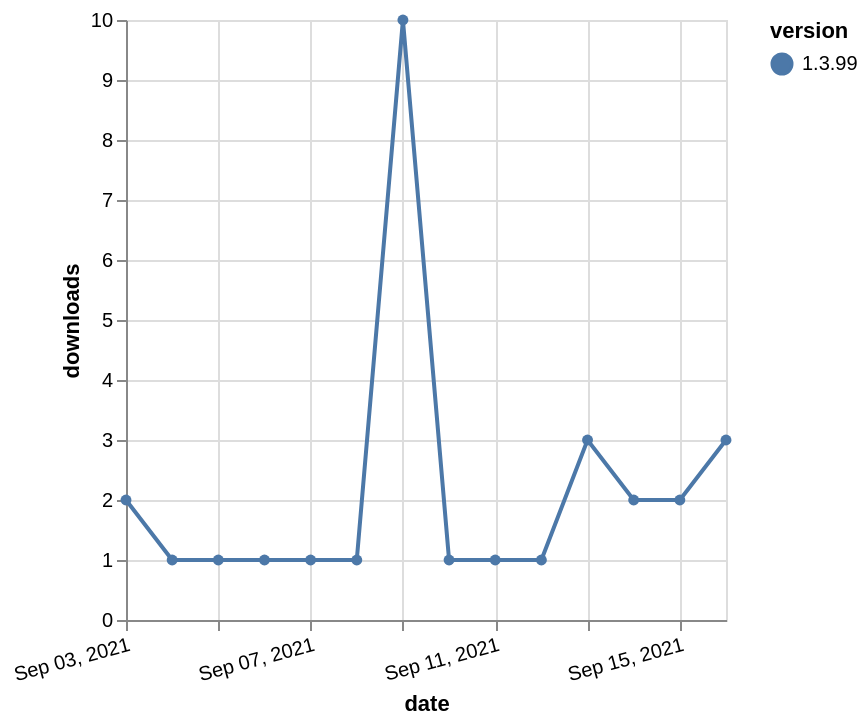

This figure's Vega-Lite source:
### Vega-Lite specification from a JSON file in a GitHub repository (floating-point values rounded to 4 significant figures)
{"$schema": "https://vega.github.io/schema/vega-lite/v5.json", "description": "A simple bar chart with embedded data.", "data": {"values": [{"date": "2021-09-03", "total": 544, "delta": 2, "version": "1.3.99"}, {"date": "2021-09-04", "total": 545, "delta": 1, "version": "1.3.99"}, {"date": "2021-09-05", "total": 546, "delta": 1, "version": "1.3.99"}, {"date": "2021-09-06", "total": 547, "delta": 1, "version": "1.3.99"}, {"date": "2021-09-07", "total": 548, "delta": 1, "version": "1.3.99"}, {"date": "2021-09-08", "total": 549, "delta": 1, "version": "1.3.99"}, {"date": "2021-09-09", "total": 559, "delta": 10, "version": "1.3.99"}, {"date": "2021-09-10", "total": 560, "delta": 1, "version": "1.3.99"}, {"date": "2021-09-11", "total": 561, "delta": 1, "version": "1.3.99"}, {"date": "2021-09-12", "total": 562, "delta": 1, "version": "1.3.99"}, {"date": "2021-09-13", "total": 565, "delta": 3, "version": "1.3.99"}, {"date": "2021-09-14", "total": 567, "delta": 2, "version": "1.3.99"}, {"date": "2021-09-15", "total": 569, "delta": 2, "version": "1.3.99"}, {"date": "2021-09-16", "total": 572, "delta": 3, "version": "1.3.99"}]}, "width": "container", "mark": {"type": "line", "point": {"filled": true}}, "encoding": {"x": {"field": "date", "type": "temporal", "timeUnit": "yearmonthdate", "title": "date", "axis": {"labelAngle": -15}}, "y": {"field": "delta", "type": "quantitative", "title": "downloads"}, "color": {"field": "version", "type": "nominal"}, "tooltip": {"field": "delta"}}}
